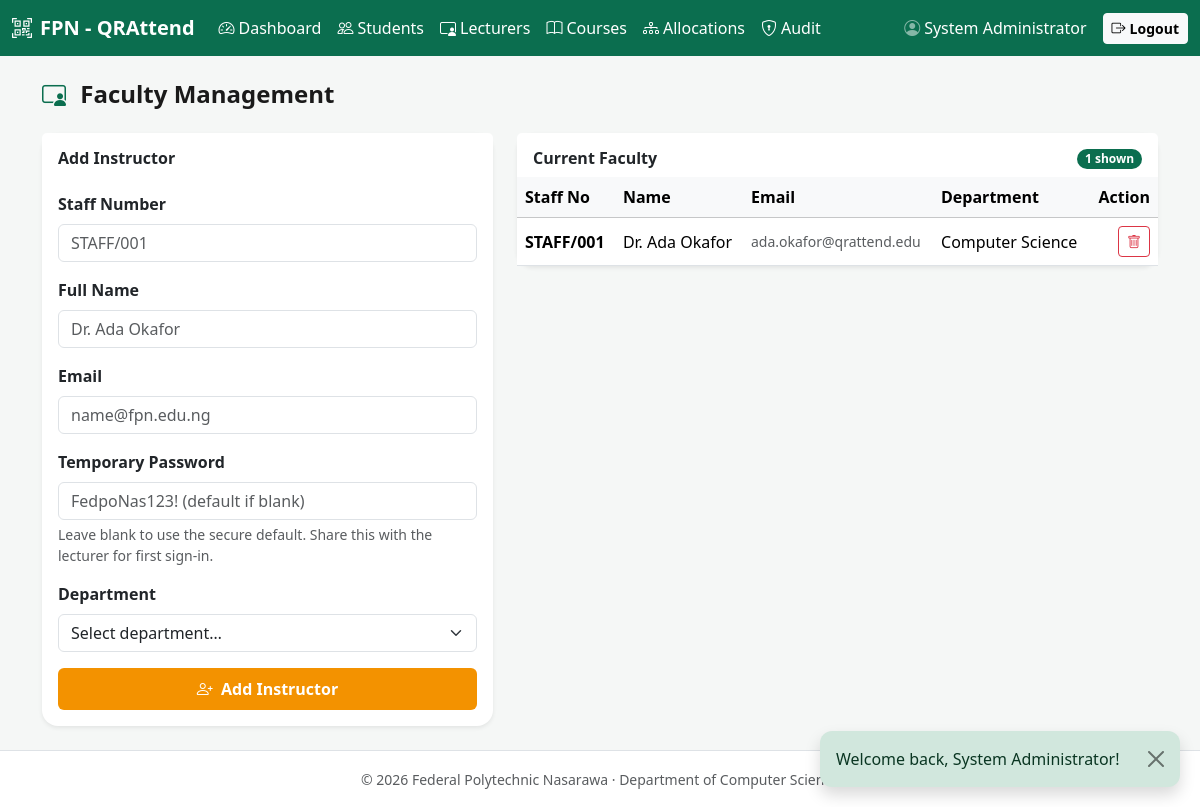
The app's page /portals/admin/lecturers.php (signed in) with its own data.
### tables this page shows
CREATE TABLE `lecturers` (
  `id`             INT UNSIGNED NOT NULL AUTO_INCREMENT,
  `staff_no`       VARCHAR(40)  NOT NULL,
  `name`           VARCHAR(120) NOT NULL,
  `email`          VARCHAR(160) NOT NULL,
  `password`       VARCHAR(255) NOT NULL COMMENT 'bcrypt hash',
  `department_id`  INT UNSIGNED NOT NULL,
  `default_duration_minutes` INT UNSIGNED NOT NULL DEFAULT 15 COMMENT 'lecturer preferred session length',
  `created_at`     TIMESTAMP    NOT NULL DEFAULT CURRENT_TIMESTAMP,
  PRIMARY KEY (`id`),
  UNIQUE KEY `uq_lecturers_staff_no` (`staff_no`),
  UNIQUE KEY `uq_lecturers_email`    (`email`),
  KEY `idx_lecturers_department` (`department_id`),
  CONSTRAINT `fk_lecturers_department`
    FOREIGN KEY (`department_id`)
    REFERENCES `departments` (`id`)
    ON DELETE RESTRICT           
    ON UPDATE CASCADE
);

CREATE TABLE `departments` (
  `id`       INT UNSIGNED NOT NULL AUTO_INCREMENT,
  `name`     VARCHAR(120) NOT NULL,
  `faculty`  VARCHAR(120) NOT NULL,
  PRIMARY KEY (`id`),
  UNIQUE KEY `uq_departments_name` (`name`)
);

### public/portals/admin/lecturers.php (the view, shortened to what this page needs)
<?php
require_once __DIR__ . '/../../../app/includes/functions.php';
require_once __DIR__ . '/../../../app/layouts/header.php';
require_once __DIR__ . '/../../../app/layouts/navbar.php';
$lecturers   = [];
try {
    $db = get_db();
    $lecStmt = $db->prepare(
        'SELECT l.*, d.name AS dept_name
         FROM lecturers l
         LEFT JOIN departments d ON l.department_id = d.id
         ORDER BY l.id DESC'
    );
    $lecStmt->execute();
    $lecturers = $lecStmt->fetchAll(PDO::FETCH_ASSOC);
} catch (RuntimeException $e) {
    set_flash_message('danger', $e->getMessage());
} catch (PDOException $e) {
    error_log('[QRAttend] lecturer query error: ' . $e->getMessage());
}
?>
<main class="container py-4">
    <?= display_flash_message() ?>
    <h1 class="h4 fw-bold mb-4">
        <i class="bi bi-person-video3 me-2" style="color:var(--brand-primary);"></i>
        Faculty Management
    </h1>
    <div class="row g-4">
        <div class="col-12 col-lg-5">
            <div class="card border-0 shadow-sm rounded-4">
                <div class="card-header bg-white border-0 pt-3">
                    <h2 class="h6 fw-bold mb-0">Add Instructor</h2>
                </div>
                <div class="card-body">
                    <form action="../../handlers/admin_gateway.php" method="POST">
                        <div class="mb-3">
                            <label for="staff_no" class="form-label fw-semibold">Staff Number</label>
                            <input type="text" class="form-control" id="staff_no" name="staff_no"
                                   placeholder="STAFF/001" required>
                        </div>
                        <div class="mb-3">
                            <label for="name" class="form-label fw-semibold">Full Name</label>
                            <input type="text" class="form-control" id="name" name="name"
                                   placeholder="Dr. Ada Okafor" required>
                        </div>
                        <div class="mb-3">
                            <label for="email" class="form-label fw-semibold">Email</label>
                            <input type="email" class="form-control" id="email" name="email"
                                   placeholder="name@fpn.edu.ng" required>
                        </div>
                        <div class="mb-3">
                            <label for="password" class="form-label fw-semibold">Temporary Password</label>
                            <input type="text" class="form-control" id="password" name="password"
                                   placeholder="FedpoNas123! (default if blank)" autocomplete="new-password">
                            <div class="form-text">Leave blank to use the secure default. Share this with the lecturer for first sign-in.</div>
                        </div>
                        <div class="mb-3">
                            <label for="department_id" class="form-label fw-semibold">Department</label>
                            <select class="form-select" id="department_id" name="department_id" required>
                                <option value="" selected disabled>Select department…</option>
                            </select>
                        </div>
                        <button type="submit"
                                class="btn w-100 py-2 fw-bold text-white"
                                style="background-color:var(--brand-secondary);">
                            <i class="bi bi-person-plus me-1"></i> Add Instructor
                        </button>
                    </form>
                </div>
            </div>
        </div>
        <div class="col-12 col-lg-7">
            <div class="card border-0 shadow-sm rounded-4">
                <div class="card-header bg-white border-0 d-flex justify-content-between align-items-center pt-3">
                    <h2 class="h6 fw-bold mb-0">Current Faculty</h2>
                    <span class="badge rounded-pill" style="background-color:var(--brand-primary);">
                        <?= count($lecturers) ?> shown
                    </span>
                </div>
                <div class="card-body p-0">
                    <div class="table-responsive">
                        <table class="table table-hover align-middle mb-0">
                            <thead class="table-light">
                                <tr>
                                    <th>Staff No</th>
                                    <th>Name</th>
                                    <th>Email</th>
                                    <th>Department</th>
                                    <th class="text-end">Action</th>
                                </tr>
                            </thead>
                            <tbody>
                                <?php if (empty($lecturers)): ?>
                                    <tr>
                                        <td colspan="4" class="text-center text-muted py-4">
                                            No instructors added yet.
                                        </td>
                                    </tr>
                                <?php else: ?>
                                    <?php foreach ($lecturers as $lec): ?>
                                        <tr>
                                            <td class="fw-semibold"><?= sanitize_input($lec['staff_no']) ?></td>
                                            <td><?= sanitize_input($lec['name']) ?></td>
                                            <td class="small text-muted"><?= sanitize_input($lec['email']) ?></td>
                                            <td><?= sanitize_input($lec['dept_name'] ?? '—') ?></td>
                                            <td class="text-end">
                                                <form action="../../handlers/admin_gateway.php" method="POST"
                                                      onsubmit="return confirm('Delete lecturer <?= sanitize_input($lec['staff_no']) ?>? This cannot be undone.');">
                                                    <button type="submit" class="btn btn-sm btn-outline-danger" title="Delete">
                                                        <i class="bi bi-trash"></i>
                                                    </button>
                                                </form>
                                            </td>
                                        </tr>
                                    <?php endforeach; ?>
                                <?php endif; ?>
                            </tbody>
                        </table>
                    </div>
                </div>
            </div>
        </div>
    </div>
</main>
<?php
require_once __DIR__ . '/../../../app/layouts/footer.php';

### public/assets/css/style.css (style rules this page uses)
body { background-color: var(--brand-surface); color: var(--brand-text); -webkit-font-smoothing: antialiased; }
.card.rounded-4 { border-radius: 1rem !important; }

### records on screen
lecturers: staff_no "STAFF/001", name "Dr. Ada Okafor", email "ada.okafor@qrattend.edu", department.name "Computer Science"

### other values on screen
sanitize_input(INSTITUTION_SHORT) "FPN"
sanitize_input($userName ?? '') "System Administrator"
$text "Welcome back, System Administrator!"
count($lecturers) "1"
sanitize_input(INSTITUTION_NAME) "Federal Polytechnic Nasarawa"
sanitize_input(INSTITUTION_DEPT) "Department of Computer Science"
